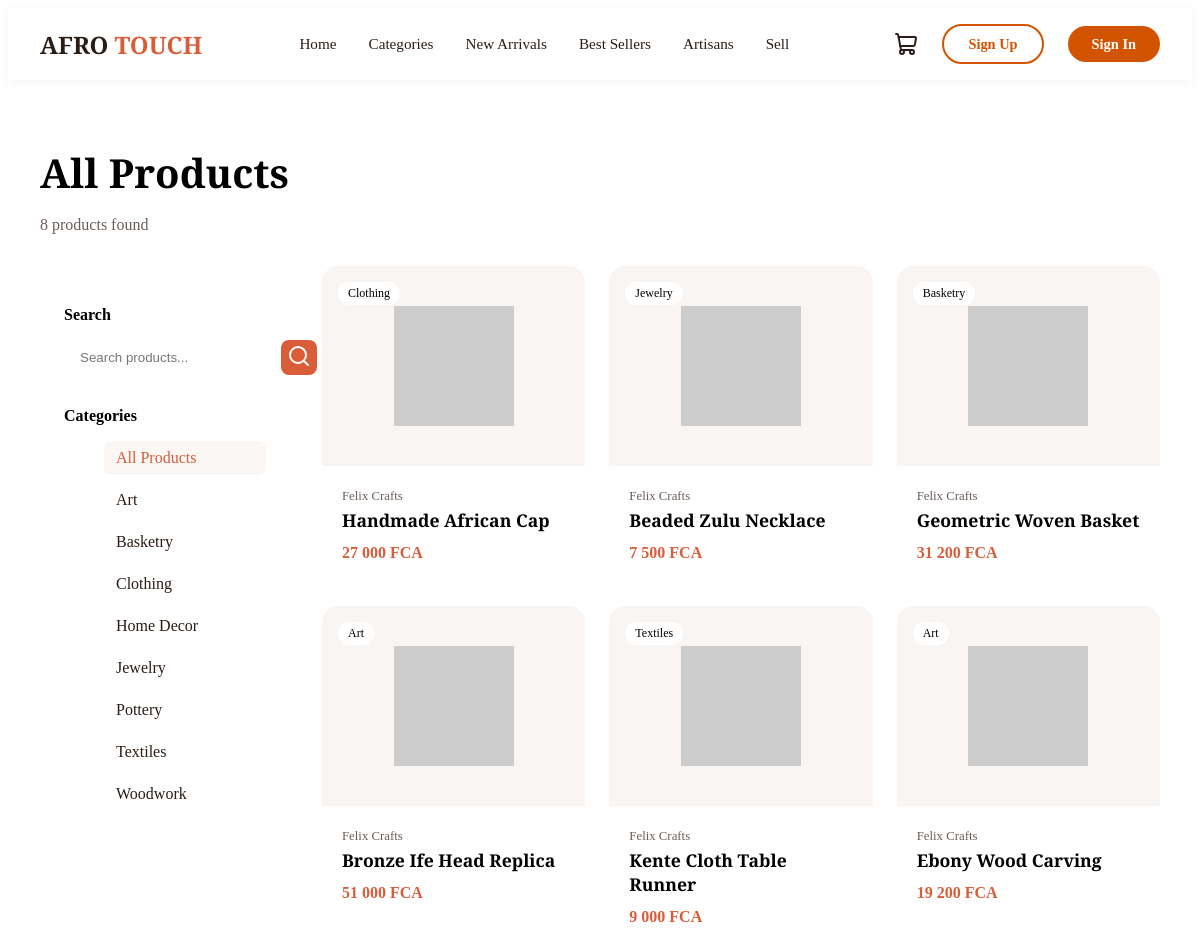
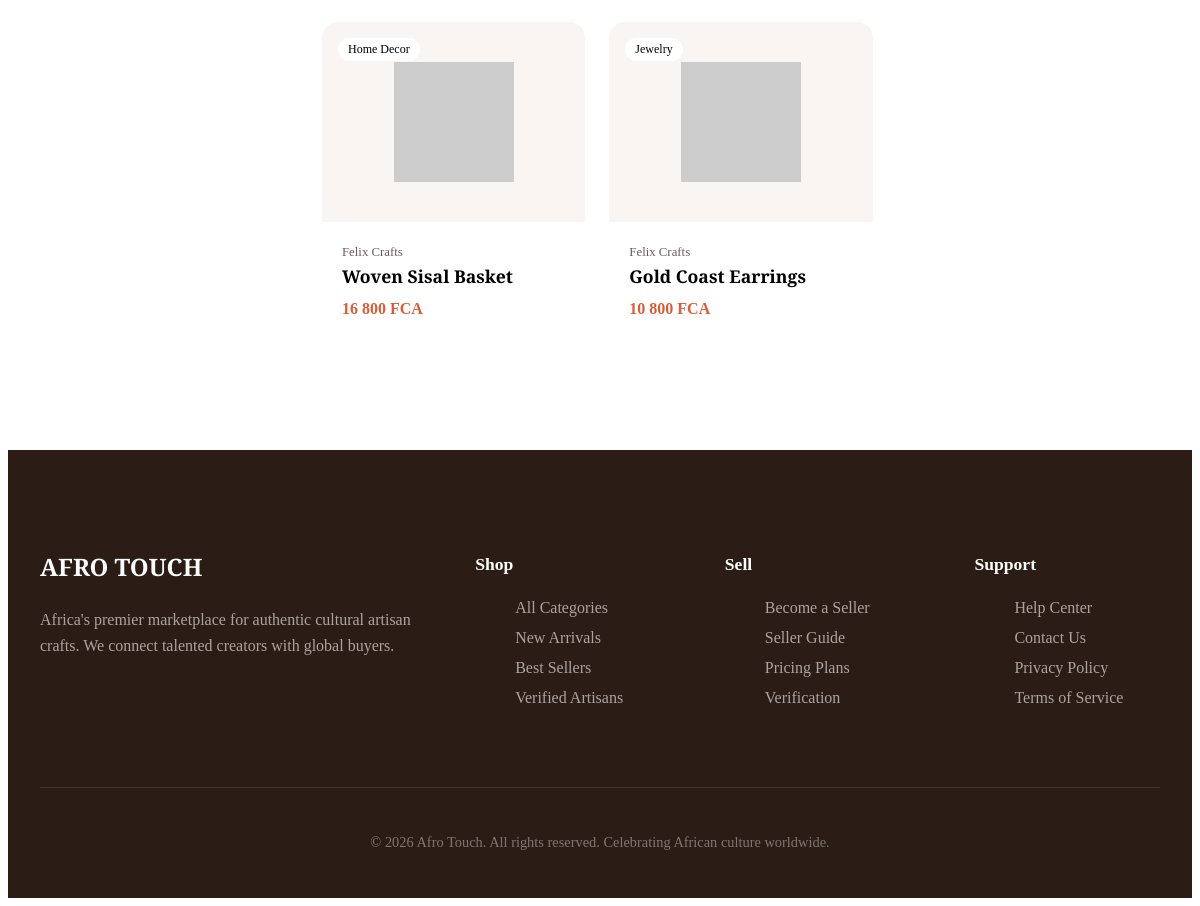
The app's page /TREACY/products-store.php with its own data (2 pictures, top to bottom).
### tables this page shows
CREATE TABLE IF NOT EXISTS categories (
    id INT AUTO_INCREMENT PRIMARY KEY,
    name VARCHAR(255) NOT NULL,
    slug VARCHAR(100) UNIQUE NOT NULL,
    description TEXT,
    image VARCHAR(500),
    parent_id INT DEFAULT NULL,
    is_active BOOLEAN DEFAULT TRUE,
    created_at DATETIME DEFAULT CURRENT_TIMESTAMP
);

CREATE TABLE IF NOT EXISTS products (
    id INT AUTO_INCREMENT PRIMARY KEY,
    seller_id INT NOT NULL,
    category_id INT NOT NULL,
    name VARCHAR(255) NOT NULL,
    slug VARCHAR(100) UNIQUE NOT NULL,
    description TEXT,
    price DECIMAL(10,2) NOT NULL,
    compare_price DECIMAL(10,2),
    image VARCHAR(500),
    images TEXT,
    stock INT DEFAULT 0,
    sku VARCHAR(100),
    status ENUM('active', 'inactive', 'draft') DEFAULT 'active',
    is_featured BOOLEAN DEFAULT FALSE,
    is_verified BOOLEAN DEFAULT FALSE,
    sales_count INT DEFAULT 0,
    view_count INT DEFAULT 0,
    created_at DATETIME DEFAULT CURRENT_TIMESTAMP,
    updated_at DATETIME DEFAULT CURRENT_TIMESTAMP ON UPDATE CURRENT_TIMESTAMP
);

CREATE TABLE IF NOT EXISTS sellers (
    id INT AUTO_INCREMENT PRIMARY KEY,
    user_id INT NOT NULL,
    store_name VARCHAR(255) NOT NULL,
    store_slug VARCHAR(100) UNIQUE NOT NULL,
    description TEXT,
    logo VARCHAR(500),
    banner VARCHAR(500),
    country VARCHAR(100),
    city VARCHAR(100),
    address TEXT,
    is_verified BOOLEAN DEFAULT FALSE,
    verification_status ENUM('pending', 'processing', 'verified', 'rejected') DEFAULT 'pending',
    verification_data TEXT,
    plan ENUM('free', 'basic', 'premium') DEFAULT 'free',
    created_at DATETIME DEFAULT CURRENT_TIMESTAMP,
    updated_at DATETIME DEFAULT CURRENT_TIMESTAMP ON UPDATE CURRENT_TIMESTAMP
);

### TREACY/db.php (called while the page is built, shortened)
<?php
if (!function_exists('getCategories')) {
function getCategories($pdo) {
    $stmt = $pdo->query("SELECT * FROM categories ORDER BY name");
    return $stmt->fetchAll();
}
}

### TREACY/products-store.php (the view, shortened to what this page needs)
<?php
include 'components/store-layout_start.php';
include 'db.php';
$category_slug = $_GET['category'] ?? '';
$search = $_GET['search'] ?? '';
$categories = getCategories($pdo);
$sql = "SELECT p.*, c.name as category_name, s.store_name, s.is_verified
        FROM products p
        LEFT JOIN categories c ON p.category_id = c.id
        LEFT JOIN sellers s ON p.seller_id = s.id
        WHERE p.status = 'active'";
$params = [];
$sql .= " ORDER BY p.created_at DESC";
$stmt = $pdo->prepare($sql);
$stmt->execute($params);
$products = $stmt->fetchAll();
$page_title = $category_slug ? ucfirst($category_slug) : 'All Products';
?>
<section class="products-page">
    <div class="products-header">
        <h1><?php echo $page_title; ?></h1>
        <p><?php echo count($products); ?> products found</p>
    </div>
    <div class="products-layout">
        <aside class="filters-sidebar">
            <div class="filter-section">
                <h3>Search</h3>
                <form method="GET" class="search-form">
                    <input type="text" name="search" placeholder="Search products..." value="<?php echo htmlspecialchars($search); ?>">
                    <button type="submit"><i data-lucide="search"></i></button>
                </form>
            </div>
            <div class="filter-section">
                <h3>Categories</h3>
                <ul class="category-list">
                    <li><a href="products-store.php" class="<?php echo !$category_slug ? 'active' : ''; ?>">All Products</a></li>
                    <?php foreach ($categories as $cat): ?>
                    <li><a href="products-store.php?category=<?php echo $cat['slug']; ?>" class="<?php echo $category_slug === $cat['slug'] ? 'active' : ''; ?>"><?php echo $cat['name']; ?></a></li>
                    <?php endforeach; ?>
                </ul>
            </div>
        </aside>
        <div class="products-grid">
            <?php foreach ($products as $p): ?>
            <div class="product-card" onclick="location.href='product-detail.php?id=<?php echo $p['id']; ?>'">
                <div class="product-img">
                    <?php if ($p['image']): ?>
                    <img src="<?php echo htmlspecialchars($p['image']); ?>" alt="<?php echo htmlspecialchars($p['name']); ?>">
                    <?php else: ?>
                    <img src="https://api.dicebear.com/7.x/initials/svg?seed=<?php echo urlencode($p['name']); ?>&backgroundColor=D35400" alt="">
                    <?php endif; ?>
                    <span class="category-badge"><?php echo $p['category_name'] ?? 'Uncategorized'; ?></span>
                </div>
                <div class="product-info">
                    <span class="seller-name"><?php echo $p['store_name'] ?? 'AfroTouch'; ?></span>
                    <h3><?php echo htmlspecialchars($p['name']); ?></h3>
                    <div class="product-meta">
                        <span class="price"><?php echo number_format($p['price'], 0, ',', ' '); ?> FCA</span>
                    </div>
                </div>
            </div>
            <?php endforeach; ?>
        </div>
    </div>
</section>
<?php include 'components/store-layout_end.php'; ?>

### TREACY/store-style.css (style rules this page uses)
:root { --store-bg: #FFFFFF; --footer-bg: #2B1C16; --accent-orange: #D95D39; --text-dark: #2B1C16; --text-muted: #6B5E59; --font-heading: 'Instrument Serif', Georgia, serif; --font-body: 'Inter', system-ui, sans-serif; }
body.storefront { background-color: var(--store-bg); display: block; }

### TREACY/products-store.php (style rules this page uses)
.products-page { max-width: 1200px; margin: 0 auto; padding: 2rem; }
.products-header { margin-bottom: 2rem; }
.products-header h1 { font-family: var(--font-heading); font-size: 2.5rem; margin-bottom: 0.5rem; }
.products-header p { color: var(--text-muted); }
.products-layout { display: grid; grid-template-columns: 250px 1fr; gap: 2rem; }
.filters-sidebar { background: white; padding: 1.5rem; border-radius: 16px; border: 1px solid var(--border-color); height: fit-content; position: sticky; top: 100px; }
.filter-section { margin-bottom: 2rem; }
.filter-section:last-child { margin-bottom: 0; }
.filter-section h3 { font-weight: 600; margin-bottom: 1rem; font-size: 1rem; }
.search-form { display: flex; gap: 0.5rem; }
.search-form input { flex: 1; padding: 0.6rem 1rem; border: 1px solid var(--border-color); border-radius: 8px; }
.search-form button { background: var(--accent-orange); border: none; color: white; width: 40px; border-radius: 8px; cursor: pointer; }
.category-list { list-style: none; }
.category-list li { margin-bottom: 0.5rem; }
.category-list a { display: block; padding: 0.5rem 0.75rem; border-radius: 8px; color: var(--text-dark); text-decoration: none; transition: all 0.2s; }
.category-list a:hover, .category-list a.active { background: #FAF7F5; color: var(--accent-orange); font-weight: 500; }
.products-grid { display: grid; grid-template-columns: repeat(auto-fill, minmax(250px, 1fr)); gap: 1.5rem; }
.product-card { background: white; border-radius: 16px; overflow: hidden; border: 1px solid var(--border-color); cursor: pointer; transition: all 0.2s; }
.product-img { height: 200px; background: #F8F5F2; display: flex; align-items: center; justify-content: center; position: relative; }
.product-img img { width: 120px; height: 120px; object-fit: contain; }
.category-badge { position: absolute; top: 1rem; left: 1rem; background: white; padding: 4px 10px; border-radius: 100px; font-size: 0.75rem; font-weight: 500; }
.product-info { padding: 1.25rem; }
.seller-name { font-size: 0.8rem; color: var(--text-muted); }
.product-info h3 { font-family: var(--font-heading); font-size: 1.1rem; margin: 0.25rem 0 0.75rem; }
.product-meta { display: flex; justify-content: space-between; align-items: center; }
.price { font-weight: 700; color: var(--accent-orange); }

### records on screen
categories: name "Art"
categories: name "Basketry"
categories: name "Clothing"
categories: name "Home Decor"
categories: name "Jewelry"
categories: name "Pottery"
categories: name "Textiles"
categories: name "Woodwork"
products: category.name "Clothing", seller.store_name "Felix Crafts", name "Handmade African Cap", price "27 000"
products: category.name "Jewelry", seller.store_name "Felix Crafts", name "Beaded Zulu Necklace", price "7 500"
products: category.name "Basketry", seller.store_name "Felix Crafts", name "Geometric Woven Basket", price "31 200"
products: category.name "Art", seller.store_name "Felix Crafts", name "Bronze Ife Head Replica", price "51 000"
products: category.name "Textiles", seller.store_name "Felix Crafts", name "Kente Cloth Table Runner", price "9 000"
products: category.name "Art", seller.store_name "Felix Crafts", name "Ebony Wood Carving", price "19 200"
products: category.name "Home Decor", seller.store_name "Felix Crafts", name "Woven Sisal Basket", price "16 800"
products: category.name "Jewelry", seller.store_name "Felix Crafts", name "Gold Coast Earrings", price "10 800"

### other values on screen
$page_title "All Products"
count($products) "8"
